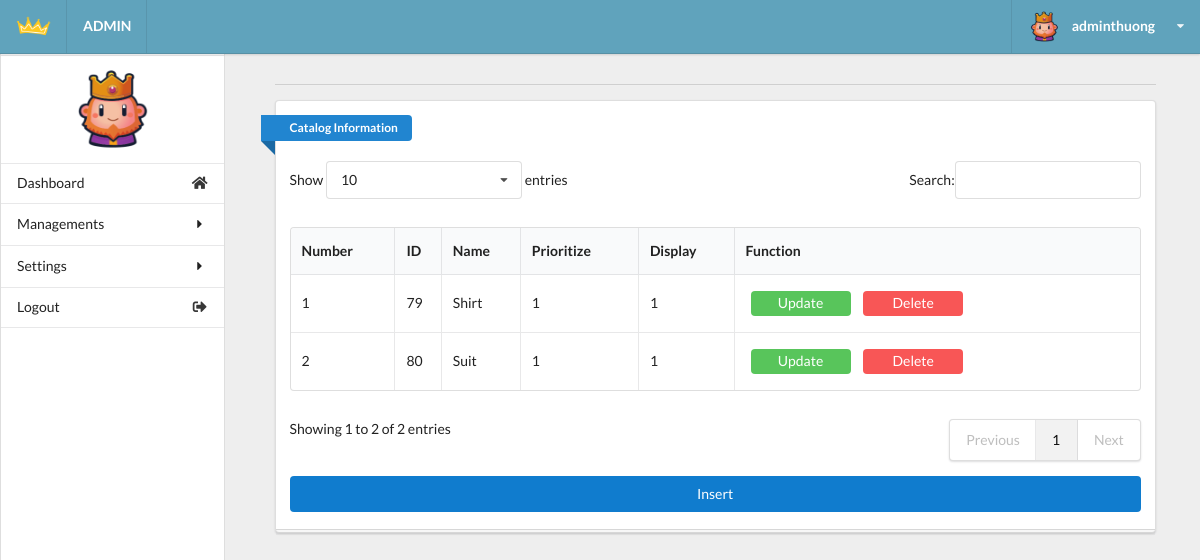
/admin/admin.php?act=catalog (signed in), run on an earlier commit of the app's database.
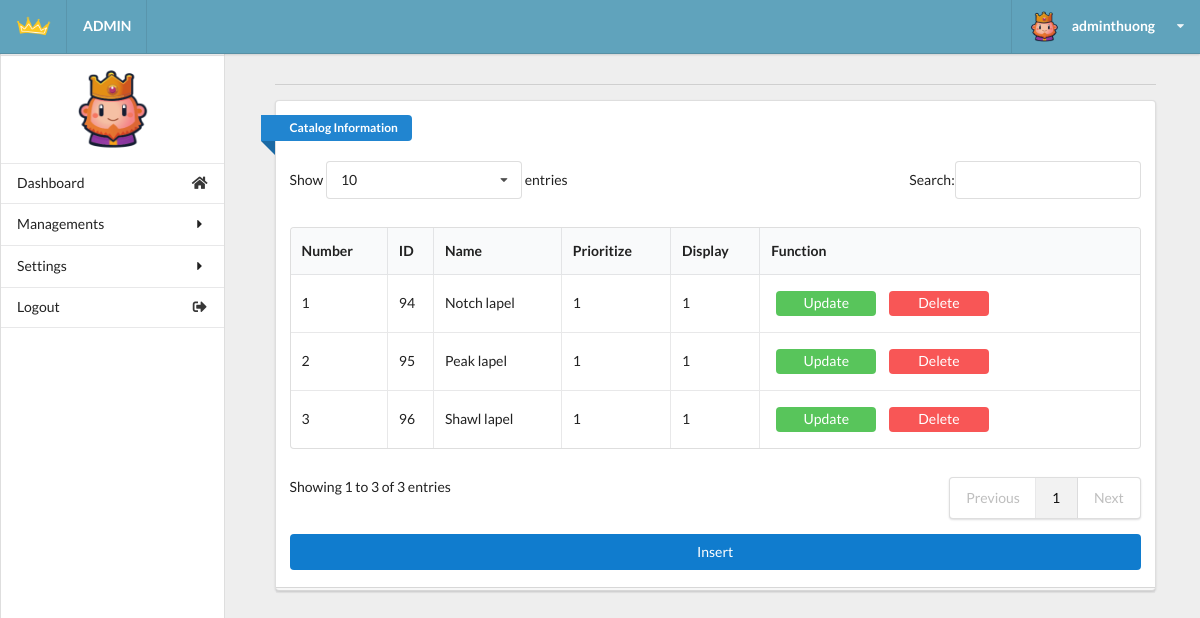
And on a later commit of the database.
### tables this page shows
CREATE TABLE `tbl_catalog` (
  `id_catalog_k` int(4) NOT NULL,
  `catalog_name` varchar(50) NOT NULL,
  `prioritize` int(4) NOT NULL DEFAULT 0,
  `display_ctl` tinyint(1) NOT NULL DEFAULT 1
);

### model/catalogdb.php (called while the page is built, shortened)
<?php
function getall_catalog(){
  $conn=connectdb();
  $stmt = $conn->prepare("SELECT * FROM tbl_catalog");
  $stmt->execute();
  $kq=$stmt->fetchAll();
  return $kq;
}
?>

### admin/catalog.php (the view, shortened to what this page needs)
<div class="right floated thirteen wide computer sixteen wide phone column" id="content">
  <div class="ui container grid">
    <div class="row">
      <div class="fifteen wide computer sixteen wide phone centered column center-table">
        <div class="ui divider"></div>
        <div class="ui grid">
          <div class="sixteen wide computer sixteen wide phone centered column">
            <div class="ui stacked segment">
              <div class="ui blue ribbon icon label">Catalog Information</div>
              <br><br>
              <table id="example" class="ui celled table responsive nowrap unstackable" style="width:100%">
                <thead>
                  <tr>
                    <th>Number</th>
                    <th>ID</th>
                    <th>Name</th>
                    <th>Prioritize</th>
                    <th>Display</th>
                    <th>Function
                    </th>
                  </tr>
                </thead>
                <?php
                if(isset($kq)&&(count($kq)>0)){
                  $i=1;
                  foreach ($kq as $catalog) {
                    echo '
                      <tr>
                         <td>'.$i.'</td>
                        <td>'.$catalog['id_catalog_k'].'</td>
                         <td>'.$catalog['catalog_name'].'</td>
                         <td>'.$catalog['prioritize'].'</td>
                         <td>'.$catalog['display_ctl'].'</td>
                         <td>
                         <div class="frame1">
                         <button class="button-update"><a class="change-a" href="admin.php?act=updateform_catalog&id='.$catalog['id_catalog_k'].'">Update</a></button>
                         <button class="button-delete"><a class="change-a" href="admin.php?act=del_catalog&id='.$catalog['id_catalog_k'].'">Delete</a></button>
                         </div>
                          </td>
                      </tr>
                        ';
                      $i++;
                  }
                }
                ?>
              </table>
              <div>
              <button class="button-insert" ><a class="change-a" href="admin.php?act=insert_catalog&id='1'">Insert</a></button>
              </div>
            </div>
          </div>
        </div>
      </div>
    </div>
  </div>
</div>
</div>
</body>
</html>

What changed in the data, as far as the page shows it:
removed tbl_catalog: id_catalog_k "79", catalog_name "Shirt", prioritize "1", display_ctl "1"
removed tbl_catalog: id_catalog_k "80", catalog_name "Suit", prioritize "1", display_ctl "1"
added tbl_catalog: id_catalog_k "94", catalog_name "Notch lapel", prioritize "1", display_ctl "1"
added tbl_catalog: id_catalog_k "95", catalog_name "Peak lapel", prioritize "1", display_ctl "1"
added tbl_catalog: id_catalog_k "96", catalog_name "Shawl lapel", prioritize "1", display_ctl "1"
Also different on the page:
text written by a page script: "Show 10 entries Search: Showing 1 to 2 of 2 entries Previous 1 Next" → "Show 10 entries Search: Showing 1 to 3 of 3 entries Previous 1 Next"
